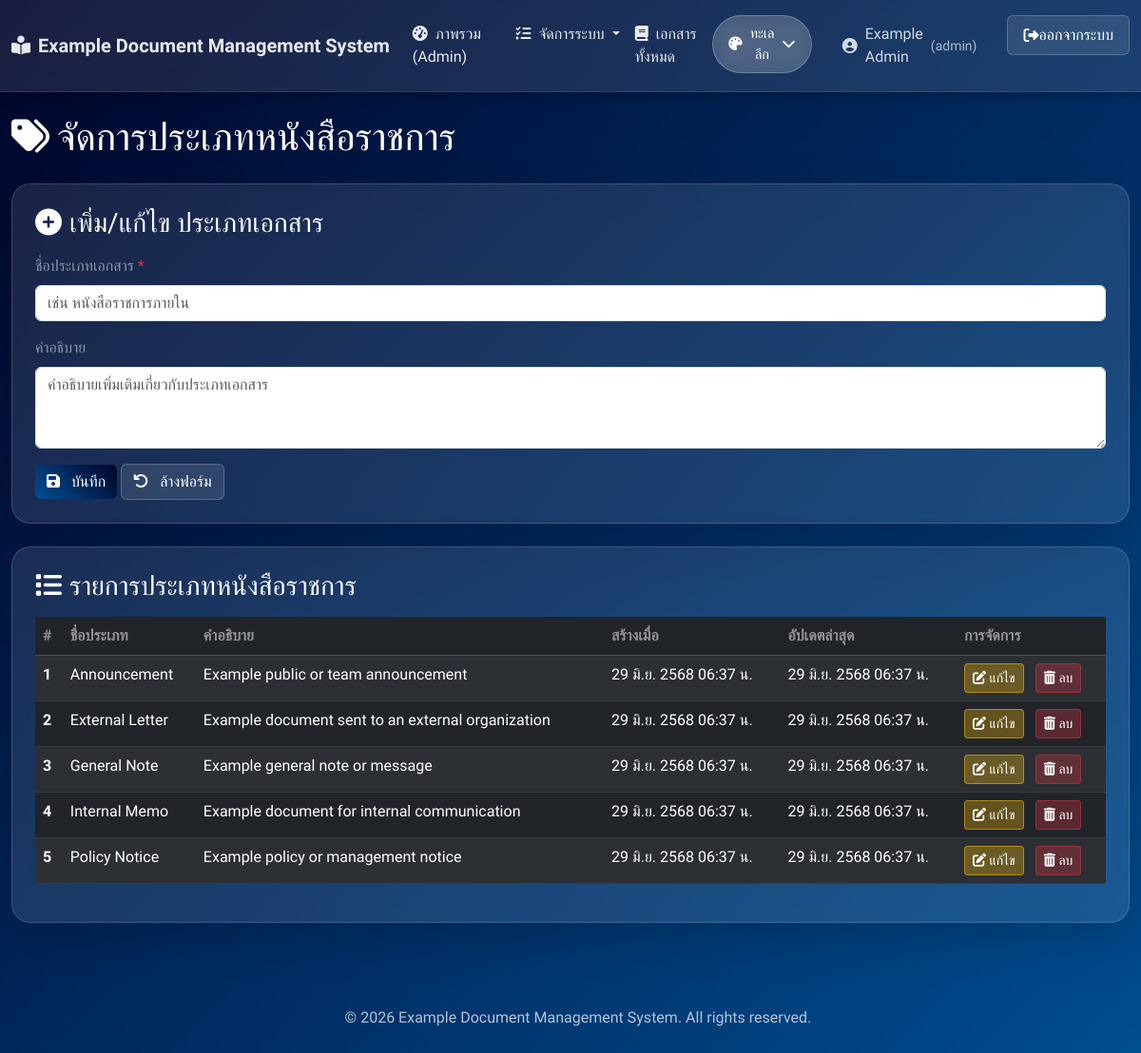
The page /admin/document_types.php (signed in) on the database its author committed.
### tables this page shows
CREATE TABLE `document_types` (
  `id` int(11) NOT NULL,
  `name` varchar(255) NOT NULL,
  `description` text DEFAULT NULL,
  `created_at` timestamp NOT NULL DEFAULT current_timestamp(),
  `updated_at` timestamp NOT NULL DEFAULT current_timestamp() ON UPDATE current_timestamp()
);

### config/database.php (called while the page is built, shortened)
<?php
function formatThaiDateTime($datetime_str, $include_time = true) {
    $timestamp = strtotime($datetime_str);
    $thai_months = [
        'ม.ค.', 'ก.พ.', 'มี.ค.', 'เม.ย.', 'พ.ค.', 'มิ.ย.',
        'ก.ค.', 'ส.ค.', 'ก.ย.', 'ต.ค.', 'พ.ย.', 'ธ.ค.'
    ];
    $thai_months_full = [
        'มกราคม', 'กุมภาพันธ์', 'มีนาคม', 'เมษายน', 'พฤษภาคม', 'มิถุนายน',
        'กรกฎาคม', 'สิงหาคม', 'กันยายน', 'ตุลาคม', 'พฤศจิกายน', 'ธันวาคม'
    ];
    $day = date('d', $timestamp);
    $month_index = date('n', $timestamp) - 1;
    $year = date('Y', $timestamp) + 543;
    if ($include_time) {
        $time = date('H:i', $timestamp);
        return sprintf("%d %s %d %s น.", $day, $thai_months[$month_index], $year, $time);
    } else {
        return sprintf("%d %s %d", $day, $thai_months_full[$month_index], $year);
    }
}
?>

### admin/document_types.php (the view, shortened to what this page needs)
<?php
require_once '../config/database.php';
$db = getDB();
$document_types = [];
$query = "SELECT id, name, description, created_at, updated_at FROM document_types ORDER BY name ASC";
$result = $db->query($query);
if ($result) {
    while ($row = $result->fetch_assoc()) {
        $document_types[] = $row;
    }
} else {
    $message = 'ไม่สามารถดึงข้อมูลประเภทเอกสารได้: ' . $db->error;
    $message_type = 'danger';
}
require_once '../includes/header.php';
?>
<div class="container-fluid mt-4">
    <div class="row">
        <div class="col-md-12">
            <h1 class="text-white mb-4"><i class="fas fa-tags me-2"></i>จัดการประเภทหนังสือราชการ</h1>
        </div>
    </div>
    <div class="glassmorphism p-4 rounded-lg shadow-lg mb-4">
        <h3 class="text-white mb-3"><i class="fas fa-plus-circle me-2"></i>เพิ่ม/แก้ไข ประเภทเอกสาร</h3>
        <form method="POST" action="">
            <div class="mb-3">
                <label for="name" class="form-label text-white-50">ชื่อประเภทเอกสาร <span class="text-danger">*</span></label>
                <input type="text" class="form-control" id="name" name="name" required placeholder="เช่น หนังสือราชการภายใน">
            </div>
            <div class="mb-3">
                <label for="description" class="form-label text-white-50">คำอธิบาย</label>
                <textarea class="form-control" id="description" name="description" rows="3" placeholder="คำอธิบายเพิ่มเติมเกี่ยวกับประเภทเอกสาร"></textarea>
            </div>
            <button type="submit" class="btn btn-primary-glass">
                <i class="fas fa-save me-2"></i>
                บันทึก
            </button>
            <button type="button" class="btn btn-secondary-glass" onclick="resetForm()">
                <i class="fas fa-undo me-2"></i>
                ล้างฟอร์ม
            </button>
        </form>
    </div>
    <div class="glassmorphism p-4 rounded-lg shadow-lg">
        <h3 class="text-white mb-3"><i class="fas fa-list me-2"></i>รายการประเภทหนังสือราชการ</h3>
        <?php if (empty($document_types)): ?>
            <div class="alert alert-info glassmorphism p-3 text-center" role="alert">
                <i class="fas fa-info-circle me-2"></i> ยังไม่มีข้อมูลประเภทหนังสือราชการ
            </div>
        <?php else: ?>
            <div class="table-responsive">
                <table class="table table-hover table-dark table-striped">
                    <thead>
                        <tr>
                            <th scope="col" class="text-white-50">#</th>
                            <th scope="col" class="text-white-50">ชื่อประเภท</th>
                            <th scope="col" class="text-white-50">คำอธิบาย</th>
                            <th scope="col" class="text-white-50">สร้างเมื่อ</th>
                            <th scope="col" class="text-white-50">อัปเดตล่าสุด</th>
                            <th scope="col" class="text-white-50">การจัดการ</th>
                        </tr>
                    </thead>
                    <tbody>
                        <?php foreach ($document_types as $index => $type): ?>
                            <tr>
                                <th scope="row"><?php echo $index + 1; ?></th>
                                <td><?php echo htmlspecialchars($type['name']); ?></td>
                                <td><?php echo htmlspecialchars($type['description'] ?? '-'); ?></td>
                                <td><?php echo formatThaiDateTime($type['created_at']); ?></td>
                                <td><?php echo formatThaiDateTime($type['updated_at']); ?></td>
                                <td>
                                    <button class="btn btn-warning btn-sm me-2" onclick="editDocumentType(<?php echo htmlspecialchars(json_encode($type)); ?>)">
                                        <i class="fas fa-edit"></i> แก้ไข
                                    </button>
                                    <a href="?delete=<?php echo $type['id']; ?>" class="btn btn-danger btn-sm" onclick="return confirm('คุณแน่ใจหรือไม่ที่ต้องการลบประเภทเอกสารนี้?');">
                                        <i class="fas fa-trash-alt"></i> ลบ
                                    </a>
                                </td>
                            </tr>
                        <?php endforeach; ?>
                    </tbody>
                </table>
            </div>
        <?php endif; ?>
    </div>
</div>
<?php
require_once '../includes/footer.php';
?>

### rows shown on the page
document_types: name "Announcement", description "Example public or team announcement", created_at "29 มิ.ย. 2568 06:37 น.", updated_at "29 มิ.ย. 2568 06:37 น."
document_types: name "External Letter", description "Example document sent to an external organization", created_at "29 มิ.ย. 2568 06:37 น.", updated_at "29 มิ.ย. 2568 06:37 น."
document_types: name "General Note", description "Example general note or message", created_at "29 มิ.ย. 2568 06:37 น.", updated_at "29 มิ.ย. 2568 06:37 น."
document_types: name "Internal Memo", description "Example document for internal communication", created_at "29 มิ.ย. 2568 06:37 น.", updated_at "29 มิ.ย. 2568 06:37 น."
document_types: name "Policy Notice", description "Example policy or management notice", created_at "29 มิ.ย. 2568 06:37 น.", updated_at "29 มิ.ย. 2568 06:37 น."

### other values the page prints
SITE_NAME "Example Document Management System"
$themes[$current_theme]['name'] "ทะเลลึก"
$display_user_name "Example Admin"
$display_user_role "admin"
